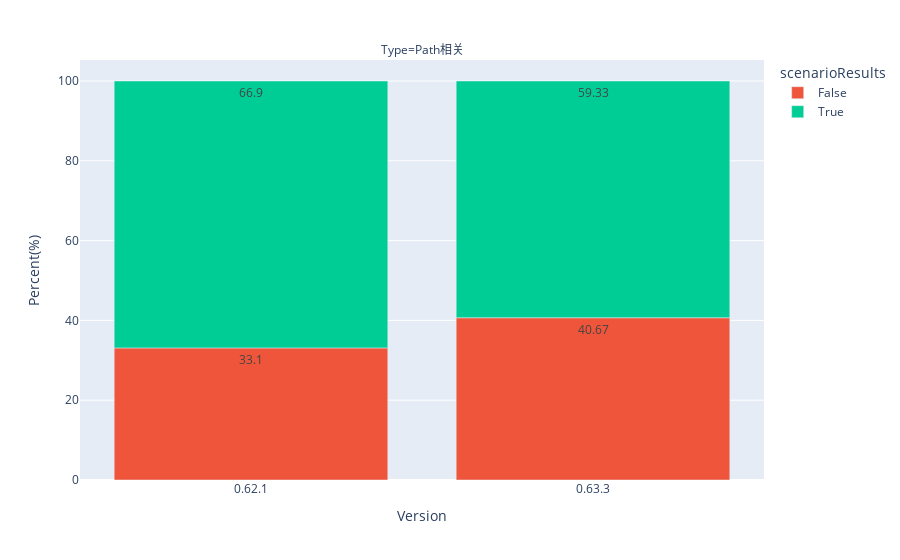

Notebook code for this chart:
### Markdown cell above
## Part2 0.63.3和0.62.1的针对path相关问题的版本表现对比

### Code cell
data = ana.part_2f()
fig = px.bar(data,x="Version", y="Percent(%)", color="scenarioResults", text_auto=True,
            facet_col="Type", color_discrete_map={"True": 'green'})


fig.show()

### Figure 1 — Plotly figure (JSON) as saved in the notebook; plotly's stock layout.template omitted (floating-point values rounded to 4 significant figures)
{"data": [{"alignmentgroup": "True", "hovertemplate": "scenarioResults=False<br>Type=Path相关<br>Version=%{x}<br>Percent(%)=%{y}<extra></extra>", "legendgroup": "False", "marker": {"color": "#EF553B", "pattern": {"shape": ""}}, "name": "False", "offsetgroup": "False", "orientation": "v", "showlegend": true, "textposition": "auto", "texttemplate": "%{y}", "type": "bar", "x": ["0.62.1", "0.63.3"], "xaxis": "x", "y": [33.1, 40.67], "yaxis": "y"}, {"alignmentgroup": "True", "hovertemplate": "scenarioResults=True<br>Type=Path相关<br>Version=%{x}<br>Percent(%)=%{y}<extra></extra>", "legendgroup": "True", "marker": {"color": "#00cc96", "pattern": {"shape": ""}}, "name": "True", "offsetgroup": "True", "orientation": "v", "showlegend": true, "textposition": "auto", "texttemplate": "%{y}", "type": "bar", "x": ["0.62.1", "0.63.3"], "xaxis": "x", "y": [66.9, 59.33], "yaxis": "y"}], "layout": {"annotations": [{"font": {}, "showarrow": false, "text": "Type=Path相关", "x": 0.5, "xanchor": "center", "xref": "paper", "y": 1, "yanchor": "bottom", "yref": "paper"}], "barmode": "relative", "legend": {"title": {"text": "scenarioResults"}, "tracegroupgap": 0}, "margin": {"t": 60}, "xaxis": {"anchor": "y", "domain": [0, 1], "title": {"text": "Version"}}, "yaxis": {"anchor": "x", "domain": [0, 1], "title": {"text": "Percent(%)"}}}}
